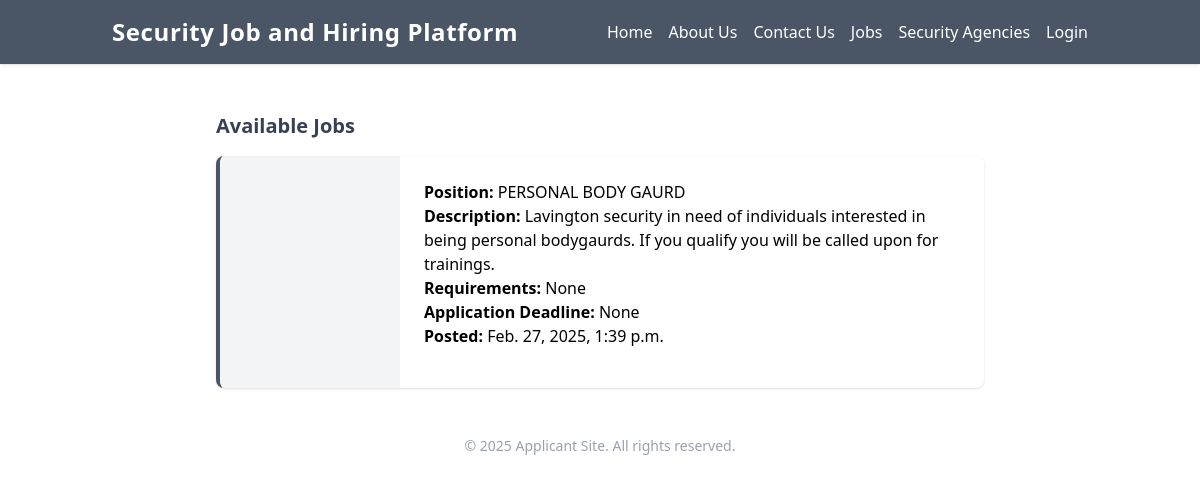
The app's page /jobs/, older data.
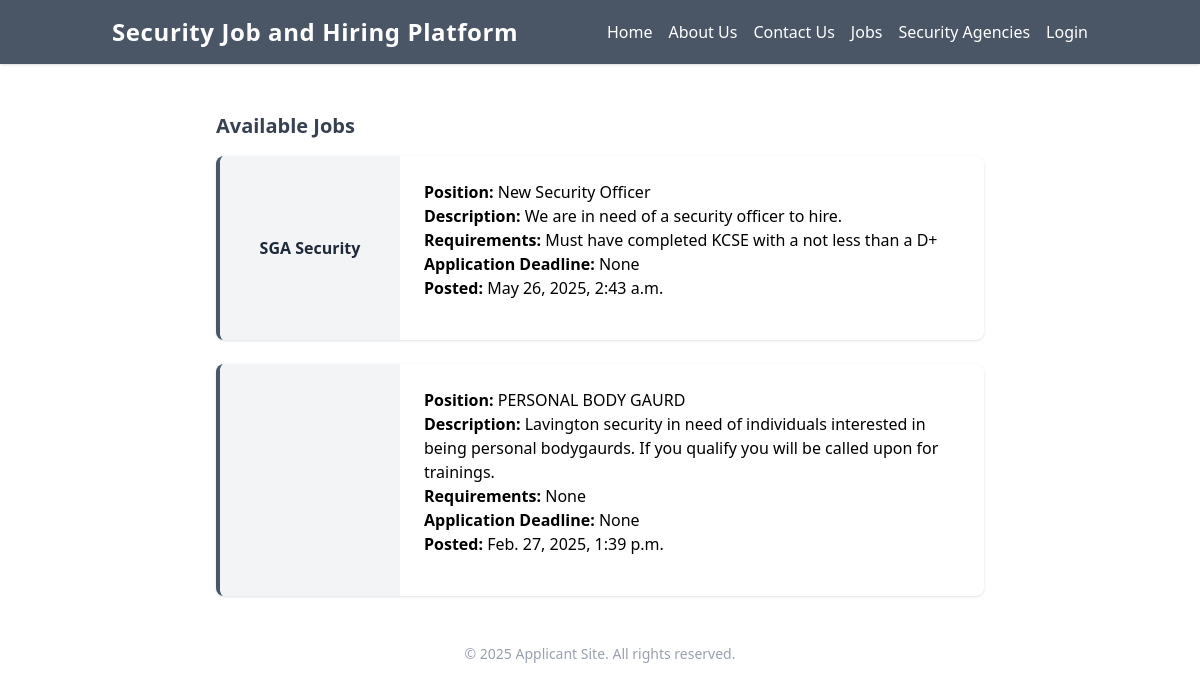
The same page, newer data.
### job_hiring/models.py (models this page shows, shortened)
class Job(models.Model):
    security_company = models.ForeignKey( SecurityCompany, on_delete=models.CASCADE, null=True, blank=True)  # Link to SecurityCompany model
    title = models.CharField(max_length=200)
    description = models.TextField()
    requirements = models.TextField(blank=True, null=True)  # Optional field for job requirements
    posted_date = models.DateTimeField(auto_now_add=True)
    location = models.CharField(max_length=100)
    deadline = models.DateTimeField(null=True, blank=True)  # Optional deadline field

class SecurityCompany(models.Model):
    name = models.CharField(max_length=255, unique=True)  # Ensure company name is unique
    logo = models.ImageField(upload_to='company_logos/', blank=True, null=True)  # Optional logo field
    description = models.TextField(blank=True, null=True)
    location = models.CharField(max_length=255, default='Unknown Location')
    services_offered = models.TextField(blank=True)
    user = models.OneToOneField(User, on_delete=models.CASCADE, null=True, blank=True)  # Link to User model

### job_hiring/views.py (the view)
# urls.py: path('jobs/', job_list, name='job_list'),
def job_list(request):
    jobs = Job.objects.all().order_by('-posted_date')
    return render(request, 'jobs.html', {'jobs': jobs})

### theme/templates/jobs.html (shortened to what this page needs)
{% extends 'base.html' %}
{% block content %}
<div class="container max-w-3xl mx-auto my-12">
    <section id="job-listings" class="job-listings">
        <h2 class="text-xl font-semibold mb-4 text-gray-700">Available Jobs</h2>
        <div class="flex flex-col gap-6">
            {% for job in jobs %}
            <div class="flex bg-white border-l-4 border-gray-600 rounded-lg shadow-sm overflow-hidden">
                <div class="min-w-[180px] bg-gray-100 flex items-center justify-center p-6">
                    <strong class="text-gray-800">{{job.security_company.name}}</strong>
                </div>
                <div class="flex-1 p-6">
                    <p><span class="font-semibold">Position: </span>{{job.title}}</p>
                    <p><span class="font-semibold">Description: </span>{{job.description}}</p>
                    <p><span class="font-semibold">Requirements: </span>{{job.requirements}}</p>
                    <p><span class="font-semibold">Application Deadline: </span>{{job.deadline}}</p>
                    <p class="mb-4"><span class="font-semibold">Posted: </span>{{job.posted_date}}</p>
                </div>
            </div>
            {% endfor %}
        </div>
    </section>
</div>
<footer class="mt-12 text-center text-gray-400 text-sm">
    <p>&copy; 2025 Applicant Site. All rights reserved.</p>
</footer>
{% endblock %}

Row changes from the older to the newer data that the page shows:
added Job: security_company.name "SGA Security", title "New Security Officer", description "We are in need of a security officer to hire.", requirements "Must have completed KCSE with a not less than a D+", deadline "None", posted_date "May 26, 2025, 2:43 a.m."
